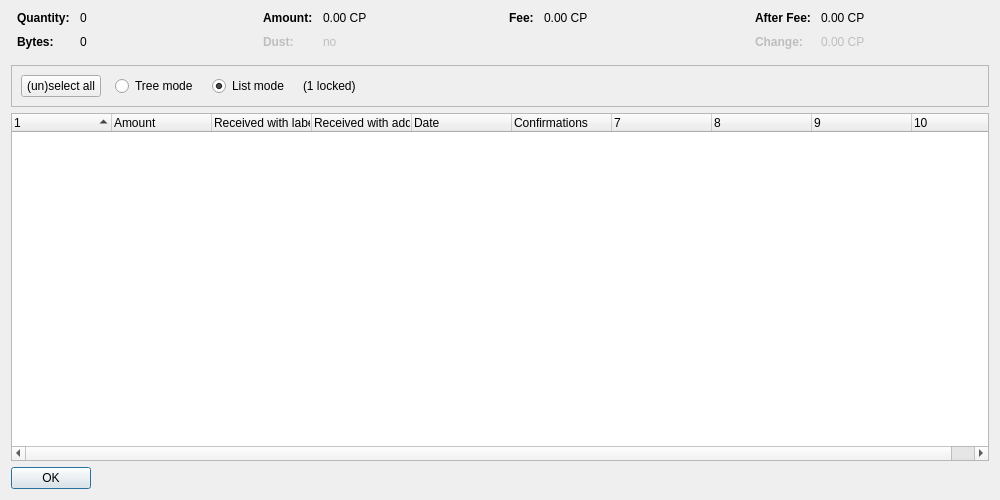
<?xml version="1.0" encoding="UTF-8"?>
<ui version="4.0">
 <class>CoinControlDialog</class>
 <widget class="QDialog" name="CoinControlDialog">
  <property name="geometry">
   <rect>
    <x>0</x>
    <y>0</y>
    <width>1000</width>
    <height>500</height>
   </rect>
  </property>
  <property name="windowTitle">
   <string>Coin Selection</string>
  </property>
  <layout class="QVBoxLayout" name="verticalLayout">
   <item>
    <layout class="QHBoxLayout" name="horizontalLayoutTop" stretch="0,0,0,0">
     <property name="topMargin">
      <number>0</number>
     </property>
     <property name="bottomMargin">
      <number>10</number>
     </property>
     <item>
      <layout class="QFormLayout" name="formLayoutCoinControl1">
       <property name="horizontalSpacing">
        <number>10</number>
       </property>
       <property name="verticalSpacing">
        <number>10</number>
       </property>
       <property name="leftMargin">
        <number>6</number>
       </property>
       <property name="rightMargin">
        <number>6</number>
       </property>
       <item row="0" column="0">
        <widget class="QLabel" name="labelCoinControlQuantityText">
         <property name="font">
          <font>
           <weight>75</weight>
           <bold>true</bold>
          </font>
         </property>
         <property name="text">
          <string>Quantity:</string>
         </property>
        </widget>
       </item>
       <item row="0" column="1">
        <widget class="QLabel" name="labelCoinControlQuantity">
         <property name="cursor">
          <cursorShape>IBeamCursor</cursorShape>
         </property>
         <property name="contextMenuPolicy">
          <enum>Qt::ActionsContextMenu</enum>
         </property>
         <property name="text">
          <string notr="true">0</string>
         </property>
         <property name="textInteractionFlags">
          <set>Qt::LinksAccessibleByMouse|Qt::TextSelectableByKeyboard|Qt::TextSelectableByMouse</set>
         </property>
        </widget>
       </item>
       <item row="1" column="0">
        <widget class="QLabel" name="labelCoinControlBytesText">
         <property name="font">
          <font>
           <weight>75</weight>
           <bold>true</bold>
          </font>
         </property>
         <property name="text">
          <string>Bytes:</string>
         </property>
        </widget>
       </item>
       <item row="1" column="1">
        <widget class="QLabel" name="labelCoinControlBytes">
         <property name="cursor">
          <cursorShape>IBeamCursor</cursorShape>
         </property>
         <property name="contextMenuPolicy">
          <enum>Qt::ActionsContextMenu</enum>
         </property>
         <property name="text">
          <string notr="true">0</string>
         </property>
         <property name="textInteractionFlags">
          <set>Qt::LinksAccessibleByMouse|Qt::TextSelectableByKeyboard|Qt::TextSelectableByMouse</set>
         </property>
        </widget>
       </item>
      </layout>
     </item>
     <item>
      <layout class="QFormLayout" name="formLayoutCoinControl2">
       <property name="horizontalSpacing">
        <number>10</number>
       </property>
       <property name="verticalSpacing">
        <number>10</number>
       </property>
       <property name="leftMargin">
        <number>6</number>
       </property>
       <property name="rightMargin">
        <number>6</number>
       </property>
       <item row="0" column="0">
        <widget class="QLabel" name="labelCoinControlAmountText">
         <property name="font">
          <font>
           <weight>75</weight>
           <bold>true</bold>
          </font>
         </property>
         <property name="text">
          <string>Amount:</string>
         </property>
        </widget>
       </item>
       <item row="0" column="1">
        <widget class="QLabel" name="labelCoinControlAmount">
         <property name="cursor">
          <cursorShape>IBeamCursor</cursorShape>
         </property>
         <property name="contextMenuPolicy">
          <enum>Qt::ActionsContextMenu</enum>
         </property>
         <property name="text">
          <string notr="true">0.00 CP</string>
         </property>
         <property name="textInteractionFlags">
          <set>Qt::LinksAccessibleByMouse|Qt::TextSelectableByKeyboard|Qt::TextSelectableByMouse</set>
         </property>
        </widget>
       </item>
       <item row="1" column="0">
        <widget class="QLabel" name="labelCoinControlLowOutputText">
         <property name="enabled">
          <bool>false</bool>
         </property>
         <property name="font">
          <font>
           <weight>75</weight>
           <bold>true</bold>
          </font>
         </property>
         <property name="text">
          <string>Dust:</string>
         </property>
        </widget>
       </item>
       <item row="1" column="1">
        <widget class="QLabel" name="labelCoinControlLowOutput">
         <property name="enabled">
          <bool>false</bool>
         </property>
         <property name="cursor">
          <cursorShape>IBeamCursor</cursorShape>
         </property>
         <property name="contextMenuPolicy">
          <enum>Qt::ActionsContextMenu</enum>
         </property>
         <property name="text">
          <string notr="true">no</string>
         </property>
         <property name="textInteractionFlags">
          <set>Qt::LinksAccessibleByMouse|Qt::TextSelectableByKeyboard|Qt::TextSelectableByMouse</set>
         </property>
        </widget>
       </item>
      </layout>
     </item>
     <item>
      <layout class="QFormLayout" name="formLayoutCoinControl3">
       <property name="horizontalSpacing">
        <number>10</number>
       </property>
       <property name="verticalSpacing">
        <number>10</number>
       </property>
       <property name="leftMargin">
        <number>6</number>
       </property>
       <property name="rightMargin">
        <number>6</number>
       </property>
       <item row="0" column="0">
        <widget class="QLabel" name="labelCoinControlFeeText">
         <property name="font">
          <font>
           <weight>75</weight>
           <bold>true</bold>
          </font>
         </property>
         <property name="text">
          <string>Fee:</string>
         </property>
        </widget>
       </item>
       <item row="0" column="1">
        <widget class="QLabel" name="labelCoinControlFee">
         <property name="cursor">
          <cursorShape>IBeamCursor</cursorShape>
         </property>
         <property name="contextMenuPolicy">
          <enum>Qt::ActionsContextMenu</enum>
         </property>
         <property name="text">
          <string notr="true">0.00 CP</string>
         </property>
         <property name="textInteractionFlags">
          <set>Qt::LinksAccessibleByMouse|Qt::TextSelectableByKeyboard|Qt::TextSelectableByMouse</set>
         </property>
        </widget>
       </item>
      </layout>
     </item>
     <item>
      <layout class="QFormLayout" name="formLayoutCoinControl4">
       <property name="horizontalSpacing">
        <number>10</number>
       </property>
       <property name="verticalSpacing">
        <number>10</number>
       </property>
       <property name="leftMargin">
        <number>6</number>
       </property>
       <property name="rightMargin">
        <number>6</number>
       </property>
       <item row="0" column="0">
        <widget class="QLabel" name="labelCoinControlAfterFeeText">
         <property name="font">
          <font>
           <weight>75</weight>
           <bold>true</bold>
          </font>
         </property>
         <property name="text">
          <string>After Fee:</string>
         </property>
        </widget>
       </item>
       <item row="0" column="1">
        <widget class="QLabel" name="labelCoinControlAfterFee">
         <property name="cursor">
          <cursorShape>IBeamCursor</cursorShape>
         </property>
         <property name="contextMenuPolicy">
          <enum>Qt::ActionsContextMenu</enum>
         </property>
         <property name="text">
          <string notr="true">0.00 CP</string>
         </property>
         <property name="textInteractionFlags">
          <set>Qt::LinksAccessibleByMouse|Qt::TextSelectableByKeyboard|Qt::TextSelectableByMouse</set>
         </property>
        </widget>
       </item>
       <item row="1" column="0">
        <widget class="QLabel" name="labelCoinControlChangeText">
         <property name="enabled">
          <bool>false</bool>
         </property>
         <property name="font">
          <font>
           <weight>75</weight>
           <bold>true</bold>
          </font>
         </property>
         <property name="text">
          <string>Change:</string>
         </property>
        </widget>
       </item>
       <item row="1" column="1">
        <widget class="QLabel" name="labelCoinControlChange">
         <property name="enabled">
          <bool>false</bool>
         </property>
         <property name="cursor">
          <cursorShape>IBeamCursor</cursorShape>
         </property>
         <property name="contextMenuPolicy">
          <enum>Qt::ActionsContextMenu</enum>
         </property>
         <property name="text">
          <string notr="true">0.00 CP</string>
         </property>
         <property name="textInteractionFlags">
          <set>Qt::LinksAccessibleByMouse|Qt::TextSelectableByKeyboard|Qt::TextSelectableByMouse</set>
         </property>
        </widget>
       </item>
      </layout>
     </item>
    </layout>
   </item>
   <item>
    <widget class="QFrame" name="frame">
     <property name="minimumSize">
      <size>
       <width>0</width>
       <height>40</height>
      </size>
     </property>
     <property name="frameShape">
      <enum>QFrame::StyledPanel</enum>
     </property>
     <property name="frameShadow">
      <enum>QFrame::Sunken</enum>
     </property>
     <layout class="QHBoxLayout" name="horizontalLayout">
      <item>
       <layout class="QHBoxLayout" name="horizontalLayoutPanel" stretch="0,0,0,0,0">
        <property name="spacing">
         <number>14</number>
        </property>
        <item>
         <widget class="QPushButton" name="pushButtonSelectAll">
          <property name="sizePolicy">
           <sizepolicy hsizetype="Maximum" vsizetype="Fixed">
            <horstretch>0</horstretch>
            <verstretch>0</verstretch>
           </sizepolicy>
          </property>
          <property name="text">
           <string>(un)select all</string>
          </property>
          <property name="autoDefault">
           <bool>false</bool>
          </property>
         </widget>
        </item>
        <item>
         <widget class="QRadioButton" name="radioTreeMode">
          <property name="sizePolicy">
           <sizepolicy hsizetype="Maximum" vsizetype="Fixed">
            <horstretch>0</horstretch>
            <verstretch>0</verstretch>
           </sizepolicy>
          </property>
          <property name="text">
           <string>Tree mode</string>
          </property>
         </widget>
        </item>
        <item>
         <widget class="QRadioButton" name="radioListMode">
          <property name="sizePolicy">
           <sizepolicy hsizetype="Maximum" vsizetype="Fixed">
            <horstretch>0</horstretch>
            <verstretch>0</verstretch>
           </sizepolicy>
          </property>
          <property name="text">
           <string>List mode</string>
          </property>
          <property name="checked">
           <bool>true</bool>
          </property>
         </widget>
        </item>
        <item>
         <widget class="QLabel" name="labelLocked">
          <property name="text">
           <string notr="true">(1 locked)</string>
          </property>
         </widget>
        </item>
        <item>
         <spacer name="horizontalSpacer">
          <property name="orientation">
           <enum>Qt::Horizontal</enum>
          </property>
          <property name="sizeHint" stdset="0">
           <size>
            <width>40</width>
            <height>20</height>
           </size>
          </property>
         </spacer>
        </item>
       </layout>
      </item>
     </layout>
    </widget>
   </item>
   <item>
    <widget class="CoinControlTreeWidget" name="treeWidget">
     <property name="contextMenuPolicy">
      <enum>Qt::CustomContextMenu</enum>
     </property>
     <property name="sortingEnabled">
      <bool>false</bool>
     </property>
     <property name="columnCount">
      <number>10</number>
     </property>
     <attribute name="headerShowSortIndicator" stdset="0">
      <bool>true</bool>
     </attribute>
     <attribute name="headerStretchLastSection">
      <bool>false</bool>
     </attribute>
     <column>
      <property name="text">
       <string/>
      </property>
     </column>
     <column>
      <property name="text">
       <string>Amount</string>
      </property>
     </column>
     <column>
      <property name="text">
       <string>Received with label</string>
      </property>
     </column>
     <column>
      <property name="text">
       <string>Received with address</string>
      </property>
     </column>
     <column>
      <property name="text">
       <string>Date</string>
      </property>
     </column>
     <column>
      <property name="text">
       <string>Confirmations</string>
      </property>
      <property name="toolTip">
       <string>Confirmed</string>
      </property>
     </column>
     <column>
      <property name="text">
       <string/>
      </property>
     </column>
     <column>
      <property name="text">
       <string/>
      </property>
     </column>
     <column>
      <property name="text">
       <string/>
      </property>
     </column>
     <column>
      <property name="text">
       <string/>
      </property>
     </column>
    </widget>
   </item>
   <item>
    <widget class="QDialogButtonBox" name="buttonBox">
     <property name="sizePolicy">
      <sizepolicy hsizetype="Maximum" vsizetype="Fixed">
       <horstretch>0</horstretch>
       <verstretch>0</verstretch>
      </sizepolicy>
     </property>
     <property name="orientation">
      <enum>Qt::Horizontal</enum>
     </property>
     <property name="standardButtons">
      <set>QDialogButtonBox::Ok</set>
     </property>
    </widget>
   </item>
  </layout>
 </widget>
 <customwidgets>
  <customwidget>
   <class>CoinControlTreeWidget</class>
   <extends>QTreeWidget</extends>
   <header>coincontroltreewidget.h</header>
  </customwidget>
 </customwidgets>
 <resources/>
 <connections/>
</ui>
